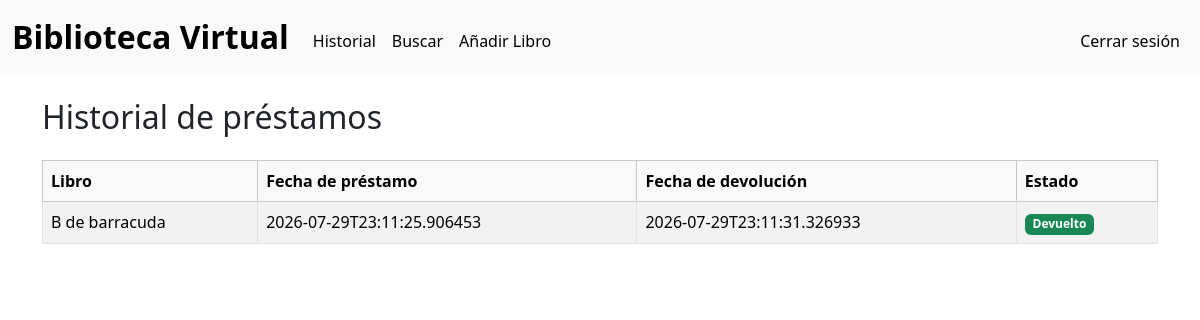
Screenshot of /history (signed in) with the database file from the repository.
### tables this page shows
CREATE TABLE loans (
    id INTEGER PRIMARY KEY AUTOINCREMENT,
    book_id INTEGER NOT NULL REFERENCES books(id),
    user_id TEXT NOT NULL REFERENCES users(id),
    borrowed_at TEXT NOT NULL,   -- ISO date string
    returned_at TEXT             -- NULL while the book is still out
);

CREATE TABLE books (
    id INTEGER PRIMARY KEY AUTOINCREMENT,
    title TEXT NOT NULL,
    author TEXT,
    publisher TEXT,
    year INTEGER,
    isbn TEXT,
    language TEXT,
    category TEXT,
    status TEXT NOT NULL DEFAULT 'available'  -- 'available' or 'borrowed'
);

### app.py (the view)
@app.route("/history")
@login_required
def history():
    loans = db.execute(
        """SELECT books.title, loans.borrowed_at, loans.returned_at
           FROM loans JOIN books ON loans.book_id = books.id
           WHERE loans.user_id = ?
           ORDER BY loans.borrowed_at DESC""",
        session["user_id"]
    )
    return render_template("history.html", loans=loans)

### app.py (called while the page is built)
@app.after_request
def after_request(response):
    response.headers["Cache-Control"] = "no-cache, no-store, must-revalidate"
    response.headers["Expires"] = 0
    response.headers["Pragma"] = "no-cache"
    return response

def login_required(f):
    @wraps(f)
    def decorated_function(*args, **kwargs):
        if session.get("user_id") is None:
            return redirect("/login")
        return f(*args, **kwargs)
    return decorated_function

### templates/history.html (shortened to what this page needs)
{% extends "layout.html" %}
{% block main %}
<div class="container mt-4">
    <h2 class="mb-4">Historial de préstamos</h2>
    {% if loans %}
        <div class="table-responsive">
            <table class="table table-striped table-bordered align-middle">
                <thead class="table-light">
                    <tr>
                        <th>Libro</th>
                        <th>Fecha de préstamo</th>
                        <th>Fecha de devolución</th>
                        <th>Estado</th>
                    </tr>
                </thead>
                <tbody>
                    {% for loan in loans %}
                        <tr>
                            <td>{{ loan.title }}</td>
                            <td>{{ loan.borrowed_at }}</td>
                            <td>
                                {% if loan.returned_at %}
                                    {{ loan.returned_at }}
                                {% else %}
                                    —
                                {% endif %}
                            </td>
                            <td>
                                {% if loan.returned_at %}
                                    <span class="badge bg-success">Devuelto</span>
                                {% else %}
                                    <span class="badge bg-warning text-dark">Prestado</span>
                                {% endif %}
                            </td>
                        </tr>
                    {% endfor %}
                </tbody>
            </table>
        </div>
    {% else %}
        <div class="alert alert-info">
            Aún no has prestado ningún libro.
        </div>
    {% endif %}
</div>
{% endblock %}

### static/styles.css (style rules this page uses)
body { padding: 0; margin: 0; overflow-x: hidden; position: relative; min-height: 100vh; }

### rows the page displays
loans: title "B de barracuda", borrowed_at "2026-07-29T23:11:25.906453", returned_at "2026-07-29T23:11:31.326933", shows "Devuelto"
